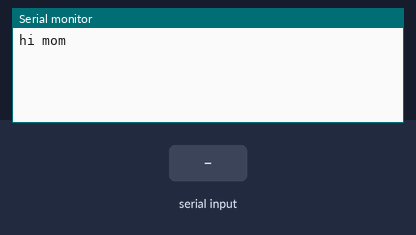
Simulated run of this sketch. Board: Arduino Mega 2560, built with avr-gcc and run on an emulated ATmega2560. Shown: the last lines printed to the serial monitor. The test bench sets the inputs (shaded band).

Above: at 1.2 s.
1.3 s: "1" received over the second serial link
At 2.5 s:
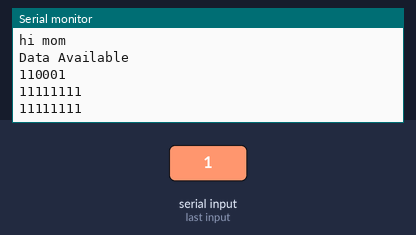
2.8 s: "0" received over the second serial link
At 3.6 s:
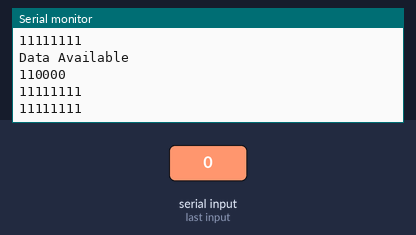
4.3 s: "2" received over the second serial link
At 4.8 s:
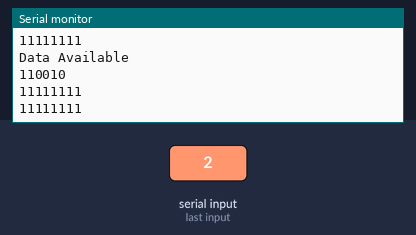
Timing chart, 0 to 7.3 s (numbered marks = the images above; inputs shaded):
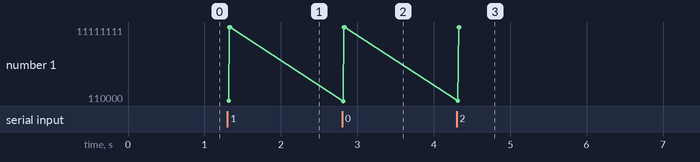

Measured:
- after the input at 1.3 s, the serial monitor: prints a new line at once (image 1)
- after the input at 2.8 s, the serial monitor: prints a new line at once (image 2)
- after the input at 4.3 s, the serial monitor: prints a new line at once (image 3)

The sketch:

ReceiveMidiByAmandaGhassaei.ino
```cpp
// (licence header left out)
byte commandByte;
byte noteByte;
byte velocityByte;
void setup(){
  Serial.begin(9600);
 Serial1.begin(31250);
 Serial.println("hi mom");
}
void checkMIDI(){
 do{
 if (Serial1.available()){
 Serial.println("Data Available");
 commandByte = Serial1.read();//read first byte
 noteByte = Serial1.read();//read next byte
 velocityByte = Serial1.read();//read final byte
 Serial.println(commandByte, BIN);
 Serial.println(noteByte, BIN);
 Serial.println(velocityByte, BIN);
 }
 }
 while (Serial1.available() > 2);//when three bytes available
}
void loop(){
 checkMIDI();
}
```
